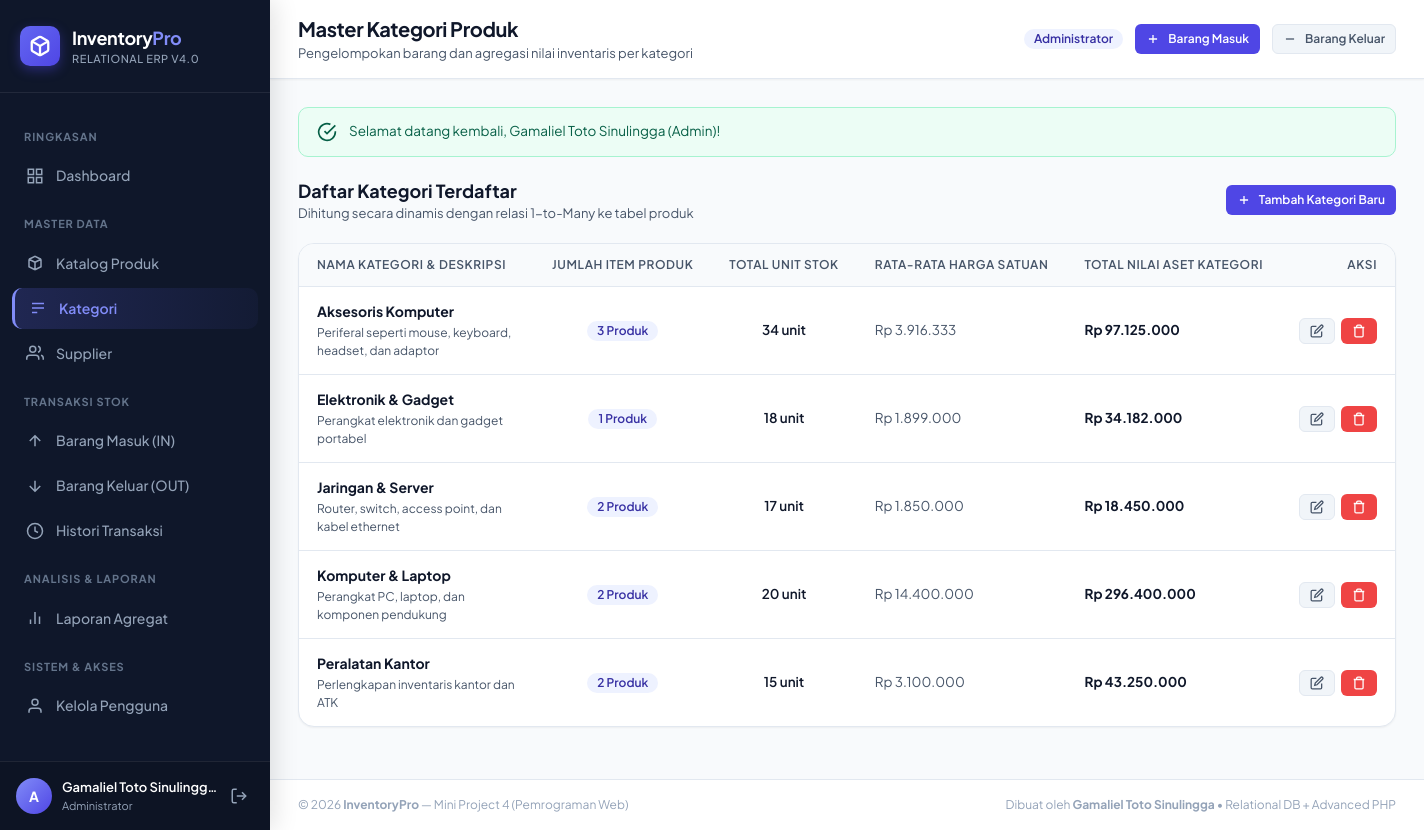
Screenshot of /public/categories/index.php (signed in) with the database file from the repository.
### tables this page shows
CREATE TABLE categories (
    id INT AUTO_INCREMENT PRIMARY KEY,
    name VARCHAR(100) NOT NULL UNIQUE,
    description VARCHAR(255) NULL,
    created_at TIMESTAMP DEFAULT CURRENT_TIMESTAMP
);

### helpers/auth.php (called while the page is built, shortened)
<?php
function isLoggedIn(): bool {
    return isset($_SESSION['user']) && is_array($_SESSION['user']) && !empty($_SESSION['user']['id']);
}
function currentUser(): ?array {
    return $_SESSION['user'] ?? null;
}
function isAdmin(): bool {
    return isLoggedIn() && (currentUser()['role'] ?? '') === 'admin';
}
function getBaseUrl(): string {
    $scriptName = $_SERVER['SCRIPT_NAME'] ?? '';
    $dir = dirname($scriptName);
    if (strpos($dir, '/public') !== false) {
        return substr($dir, 0, strpos($dir, '/public'));
    }
    return '';
}

### public/categories/index.php (the view, shortened to what this page needs)
<?php
require_once __DIR__ . '/../../helpers/auth.php';
$stmt = $pdo->query("
    SELECT
        c.id, c.name, c.description, c.created_at,
        COUNT(p.id) AS total_products,
        COALESCE(SUM(p.stock), 0) AS total_stock,
        COALESCE(AVG(p.price), 0) AS average_price,
        COALESCE(SUM(p.stock * p.price), 0) AS total_category_value
    FROM categories c
    LEFT JOIN products p ON p.category_id = c.id
    GROUP BY c.id, c.name, c.description, c.created_at
    ORDER BY c.name ASC
");
$categories = $stmt->fetchAll();
include __DIR__ . '/../../views/header.php';
?>
<div style="display: flex; justify-content: space-between; align-items: center; margin-bottom: 20px;">
    <div>
        <h3 style="font-size: 18px; font-weight: 700; color: var(--text-primary);">Daftar Kategori Terdaftar</h3>
        <p style="font-size: 13px; color: var(--text-secondary);">Dihitung secara dinamis dengan relasi 1-to-Many ke tabel produk</p>
    </div>
    <?php if (isAdmin()): ?>
        <a href="create.php" class="btn btn-primary btn-sm">
            <svg viewBox="0 0 24 24" fill="none" stroke="currentColor"><path d="M12 5v14M5 12h14"/></svg>
            Tambah Kategori Baru
        </a>
    <?php endif; ?>
</div>
<div class="card">
    <div class="table-responsive">
        <table class="table">
            <thead>
                <tr>
                    <th>Nama Kategori & Deskripsi</th>
                    <th style="text-align: center;">Jumlah Item Produk</th>
                    <th style="text-align: center;">Total Unit Stok</th>
                    <th>Rata-rata Harga Satuan</th>
                    <th>Total Nilai Aset Kategori</th>
                    <?php if (isAdmin()): ?>
                        <th style="text-align: right;">Aksi</th>
                    <?php endif; ?>
                </tr>
            </thead>
            <tbody>
                <?php if (empty($categories)): ?>
                    <tr>
                        <td colspan="6" style="text-align: center; padding: 36px; color: var(--text-muted);">
                            Belum ada kategori terdaftar. Silakan tambahkan kategori baru.
                        </td>
                    </tr>
                <?php else: ?>
                    <?php foreach ($categories as $cat): ?>
                        <tr>
                            <td>
                                <div style="font-weight: 700; color: var(--text-primary); font-size: 14px;"><?= e($cat['name']) ?></div>
                                <div style="font-size: 12px; color: var(--text-secondary); margin-top: 2px;">
                                    <?= e($cat['description'] ?: 'Tidak ada deskripsi tambahan') ?>
                                </div>
                            </td>
                            <td style="text-align: center;">
                                <a href="<?= $baseUrl ?>/public/products/index.php?category_id=<?= $cat['id'] ?>" class="badge badge-primary" style="text-decoration: none;">
                                    <?= (int)$cat['total_products'] ?> Produk
                                </a>
                            </td>
                            <td style="text-align: center; font-weight: 600;">
                                <?= number_format($cat['total_stock']) ?> unit
                            </td>
                            <td style="font-size: 13.5px; color: var(--text-secondary);">
                                <?= formatRupiah($cat['average_price']) ?>
                            </td>
                            <td style="font-weight: 700; color: var(--text-primary);">
                                <?= formatRupiah($cat['total_category_value']) ?>
                            </td>
                            <?php if (isAdmin()): ?>
                                <td style="text-align: right;">
                                    <div class="action-buttons" style="justify-content: flex-end;">
                                        <a href="edit.php?id=<?= $cat['id'] ?>" class="btn btn-secondary btn-sm" title="Edit Kategori">
                                            <svg viewBox="0 0 24 24" fill="none" stroke="currentColor"><path d="M11 4H4a2 2 0 0 0-2 2v14a2 2 0 0 0 2 2h14a2 2 0 0 0 2-2v-7"></path><path d="M18.5 2.5a2.121 2.121 0 0 1 3 3L12 15l-4 1 1-4 9.5-9.5z"></path></svg>
                                        </a>
                                        <form method="POST" action="delete.php" style="display: inline;" onsubmit="return confirm('Apakah Anda yakin ingin menghapus kategori <?= e(addslashes($cat['name'])) ?>?');">
                                            <button type="submit" class="btn btn-danger btn-sm" title="Hapus Kategori">
                                                <svg viewBox="0 0 24 24" fill="none" stroke="currentColor"><polyline points="3 6 5 6 21 6"></polyline><path d="M19 6v14a2 2 0 0 1-2 2H7a2 2 0 0 1-2-2V6m3 0V4a2 2 0 0 1 2-2h4a2 2 0 0 1 2 2v2"></path></svg>
                                            </button>
                                        </form>
                                    </div>
                                </td>
                            <?php endif; ?>
                        </tr>
                    <?php endforeach; ?>
                <?php endif; ?>
            </tbody>
        </table>
    </div>
</div>
<?php include __DIR__ . '/../../views/footer.php'; ?>

### public/assets/css/style.css (style rules this page uses)
:root { --font-sans: 'Plus Jakarta Sans', -apple-system, BlinkMacSystemFont, sans-serif; --font-mono: 'JetBrains Mono', monospace; --bg-body: #f8fafc; --bg-card: #ffffff; --bg-sidebar: #0f172a; --bg-sidebar-hover: #1e293b; --bg-sidebar-active: #334155; --border-color: #e2e8f0; --border-focus: #6366f1; --text-primary: #0f172a; --text-secondary: #475569; --text-muted: #94a3b8; --text-inverse: #ffffff; --primary: #4f46e5; --primary-hover: #4338ca; --primary-light: #eef2ff; --primary-text: #3730a3; --success: #10b981; --success-light: #ecfdf5; --success-text: #065f46; --warning: #f59e0b; --warning-light: #fffbeb; --warning-text: #92400e; --danger: #ef4444; --danger-light: #fef2f2; --danger-text: #991b1b; --info: #0284c7; --info-light: #f0f9ff; --info-text: #075985; --shadow-sm: 0 1px 2px 0 rgba(0, 0, 0, 0.05); --shadow-md: 0 4px 6px -1px rgba(0, 0, 0, 0.07), 0 2px 4px -2px rgba(0, 0, 0, 0.05); --shadow-lg: 0 10px 15px -3px rgba(0, 0, 0, 0.08), 0 4px 6px -4px rgba(0, 0, 0, 0.05); --shadow-glow: 0 0 20px -3px rgba(79, 70, 229, 0.25); --radius-sm: 6px; --radius-md: 10px; --radius-lg: 16px; --radius-full: 9999px; --transition: all 0.2s cubic-bezier(0.4, 0, 0.2, 1); }
*, *::before, *::after { box-sizing: border-box; margin: 0; padding: 0; }
body { font-family: var(--font-sans); background-color: var(--bg-body); color: var(--text-primary); line-height: 1.5; -webkit-font-smoothing: antialiased; }
.card { background-color: var(--bg-card); border: 1px solid var(--border-color); border-radius: var(--radius-lg); box-shadow: var(--shadow-sm); margin-bottom: 24px; overflow: hidden; transition: var(--transition); }
.btn { display: inline-flex; align-items: center; justify-content: center; gap: 8px; padding: 9px 18px; border-radius: var(--radius-md); font-family: var(--font-sans); font-size: 13.5px; font-weight: 600; text-decoration: none; cursor: pointer; border: 1px solid transparent; transition: var(--transition); white-space: nowrap; }
.btn svg { width: 16px; height: 16px; stroke-width: 2.2; }
.btn-primary { background-color: var(--primary); color: #ffffff; }
.btn-danger { background-color: var(--danger); color: #ffffff; }
.btn-secondary { background-color: #f1f5f9; color: var(--text-secondary); border-color: var(--border-color); }
.btn-sm { padding: 5px 10px; font-size: 12px; border-radius: var(--radius-sm); }
.btn-sm svg { width: 14px; height: 14px; }
.badge { display: inline-flex; align-items: center; gap: 5px; padding: 4px 10px; border-radius: var(--radius-full); font-size: 12px; font-weight: 600; line-height: 1; }
.badge-primary { background: var(--primary-light); color: var(--primary-text); }
.table-responsive { width: 100%; overflow-x: auto; }
.table { width: 100%; border-collapse: collapse; text-align: left; font-size: 13.5px; }
.table th { background-color: #f8fafc; color: var(--text-secondary); font-weight: 600; font-size: 12px; text-transform: uppercase; letter-spacing: 0.05em; padding: 12px 18px; border-bottom: 1px solid var(--border-color); white-space: nowrap; }
.table td { padding: 14px 18px; border-bottom: 1px solid var(--border-color); vertical-align: middle; color: var(--text-primary); }
.table tr:last-child td { border-bottom: none; }
.table tbody tr { transition: var(--transition); }
.action-buttons { display: flex; align-items: center; gap: 6px; }

### rows the page displays
categories: name "Aksesoris Komputer", description "Periferal seperti mouse, keyboard, headset, dan adaptor", total_products "3", total_stock "34", average_price "Rp 3.916.333", total_category_value "Rp 97.125.000"
categories: name "Elektronik & Gadget", description "Perangkat elektronik dan gadget portabel", total_products "1", total_stock "18", average_price "Rp 1.899.000", total_category_value "Rp 34.182.000"
categories: name "Jaringan & Server", description "Router, switch, access point, dan kabel ethernet", total_products "2", total_stock "17", average_price "Rp 1.850.000", total_category_value "Rp 18.450.000"
categories: name "Komputer & Laptop", description "Perangkat PC, laptop, dan komponen pendukung", total_products "2", total_stock "20", average_price "Rp 14.400.000", total_category_value "Rp 296.400.000"
categories: name "Peralatan Kantor", description "Perlengkapan inventaris kantor dan ATK", total_products "2", total_stock "15", average_price "Rp 3.100.000", total_category_value "Rp 43.250.000"

### other values shown
substr($username, 0, 1) "A"
$fullName "Gamaliel Toto Sinulingg…"
$pageTitle "Master Kategori Produk"
$pageSubtitle "Pengelompokan barang dan agregasi nilai inventaris per kategori"
$flash['message'] "Selamat datang kembali, Gamaliel Toto Sinulingga (Admin)!"
